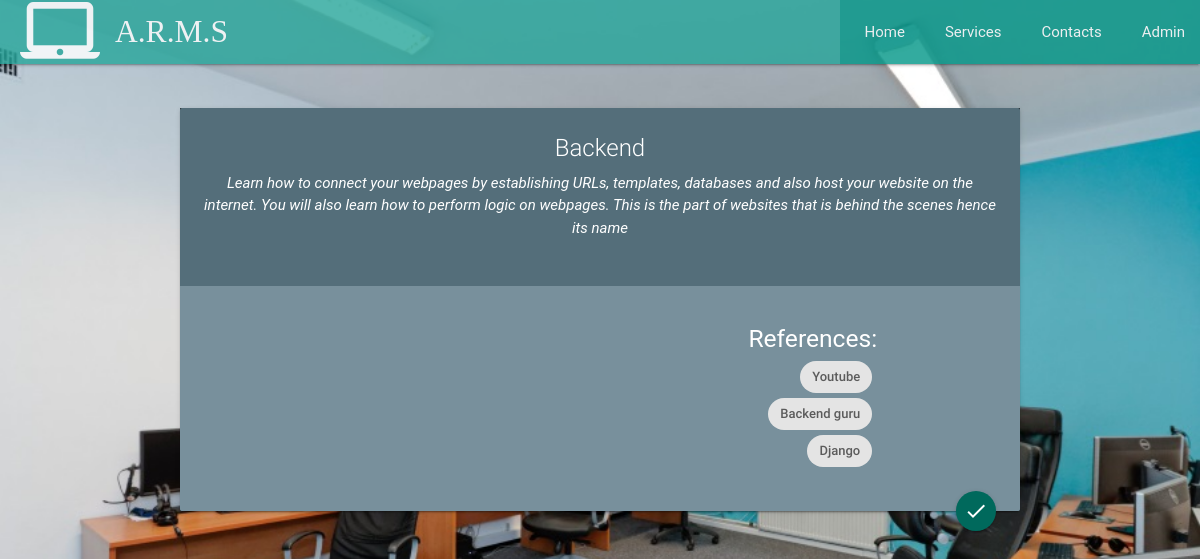
The page /timetable/student/topic/Backend on the database its author committed.
### armstimetable/models.py (models this page shows, shortened)
class Event(models.Model):
    tutor = models.ForeignKey(Lecturer, on_delete=models.CASCADE, unique=False)
    topic = models.CharField(max_length=255, primary_key=True, unique=True)
    description = models.TextField()
    date = models.DateTimeField(unique=False)
    venue = models.CharField(max_length=20, default='Room 170')
    complete = models.BooleanField(default=False)

class References(models.Model):
    field = models.ForeignKey(Event,on_delete=models.CASCADE)
    reference = models.CharField(max_length=255)

### armstimetable/views.py (the view)
# urls.py: url(r'^student/topic/(?P<topic>\D+)$', views.topic_detail2, name='topicdetails2'),
def topic_detail2(request, topic):
    subject = Event.objects.get(pk=topic)
    return render(request, 'armstimetable/topic.html', {'topic': subject})

### armstimetable/templates/armstimetable/topic.html (shortened to what this page needs)
{% extends 'base.html' %}
{% block content %}
    <div class="dull">
        <div class="card blue-grey darken-1 hoverable">
			<div class="card-content white-text center">
				<span class="card-title center">{{ topic.topic }}</span>
				<a href="{% url 'timetable:docket2' %}" class="btn-floating waves-effect waves-light teal darken-3 halfway-fab"><i class="material-icons">done</i></a>
				<p>
                    <em>{{ topic.description }}</em><br><br>
                </p>
			</div>
            <div class="card-content white-text blue-grey lighten-1">
                    <div class="container right-align">
                        <ul class="collectiion with-header">
                            <li class="collection-header"><h5>References: </h5></li>
                            {% if topic.references_set.all %}
                                {% for spec in topic.references_set.all %}
                                    <li class="collection-item chip">{{ spec.reference }}</li><br>
                                {% endfor %}
                            {% else %}
                                <p class="right-align black-text">No references <br> Proceed to admin to add references </p>
                            {% endif %}
                        </ul>
                    </div>
            </div>
        </div>
    </div>
{% endblock %}

### static/CSS/styles.css (style rules this page uses)
body { background-image: url("/static/images/office-plan-for-developers.jpg"); background-size: cover; background-repeat: no-repeat; background-attachment: fixed; }
.dull { background: radial-gradient(transparent,rgba(0,0,0,0.8)); }

### rows shown on the page
Event: topic "Backend", description "Learn how to connect your webpages by establishing URLs, templates, databases and also host your website on the internet. You will also learn how to perform logic on webpages. This is the part of websites that is behind the scenes hence its name"
References: reference "Youtube"
References: reference "Backend guru"
References: reference "Django"
